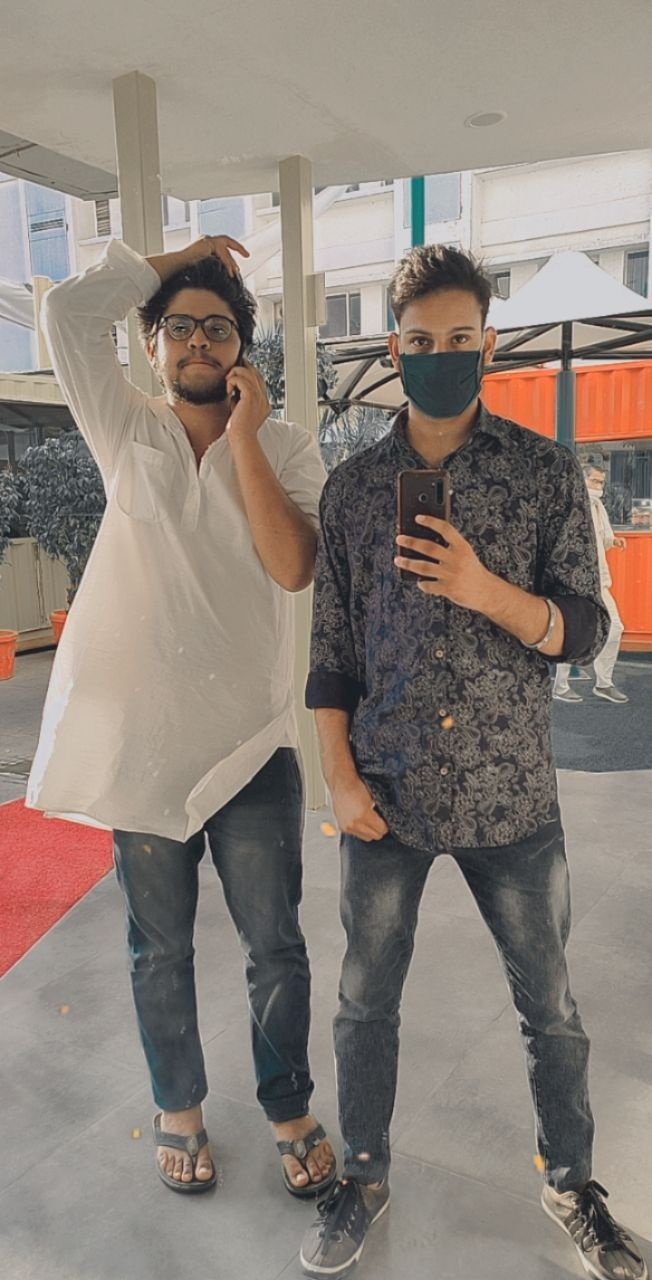
#> input picture image.jpg, 652 x 1280 px
$ python 8_ExtractRGB_colorSpace.py
#> lines starting #> are read from the running program, lines starting #| are printed output that depends on the picture
import cv2
import numpy as np

img = cv2.imread("image.jpg")
#> img is the input picture: shape (1280, 652, 3); mean B, G, R 121.2, 129.5, 140.1
cv2.imshow("Original", img)
cv2.waitKey(0)

B,G,R = cv2.split(img)
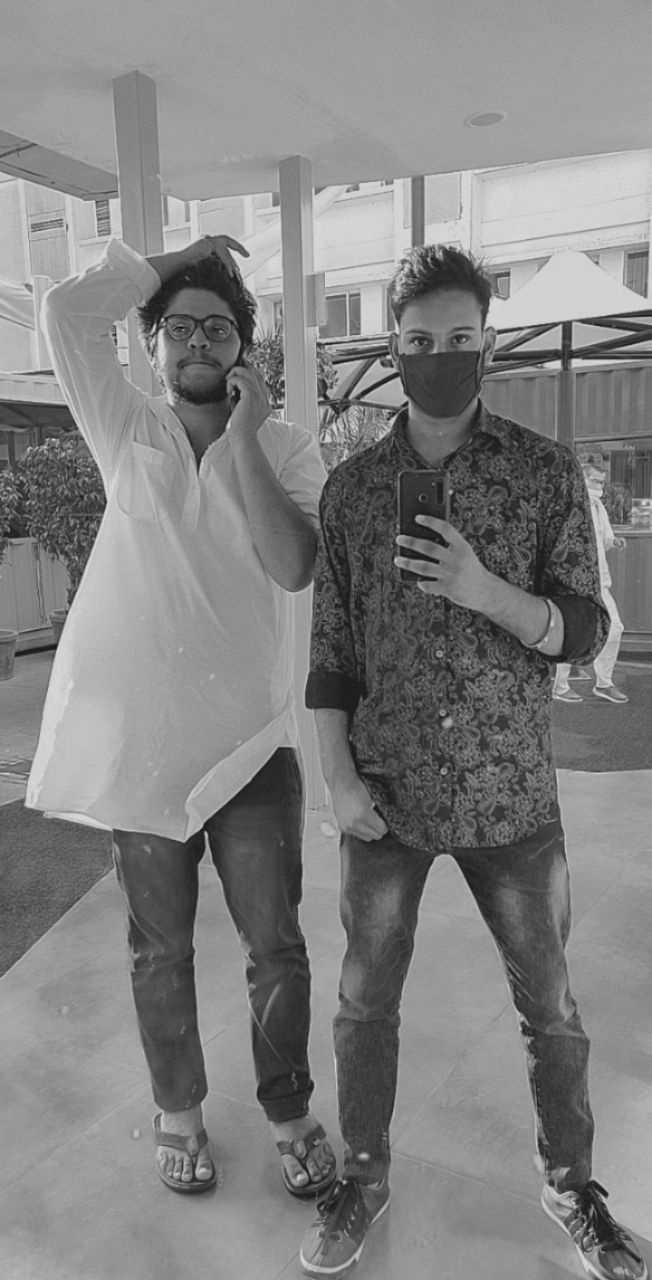
#> G: shape (1280, 652); min 14, max 226, mean 129.5
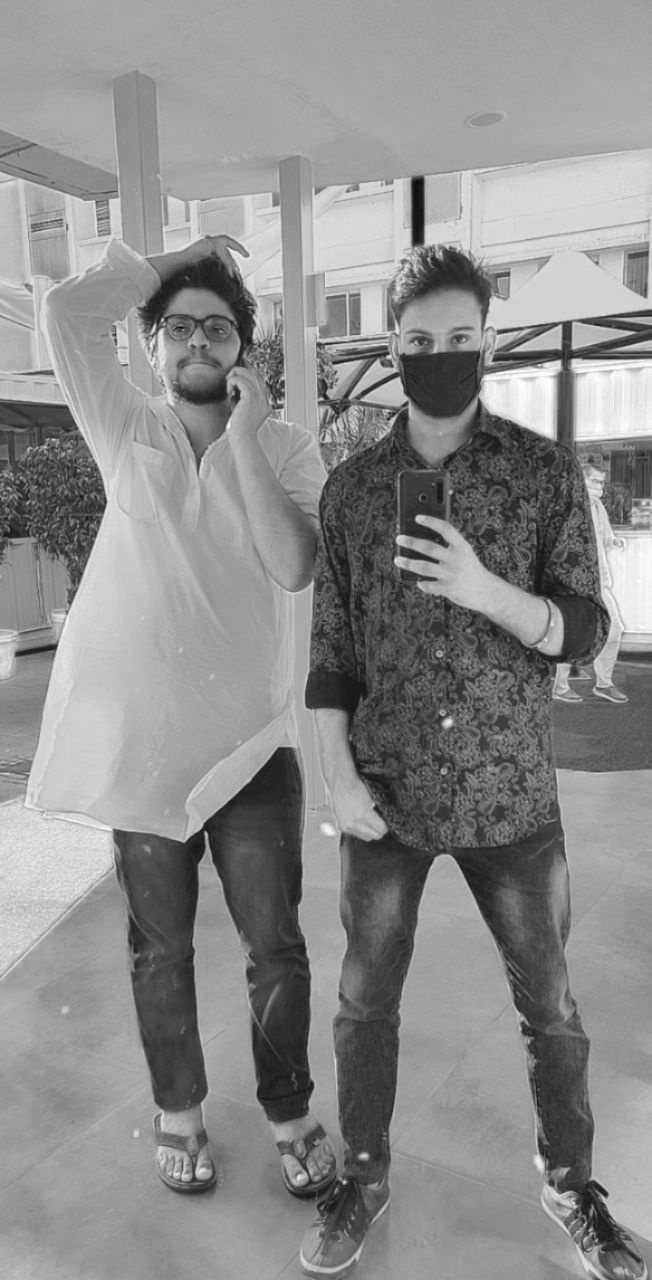
#> R: shape (1280, 652); min 8, max 255, mean 140.1
zeroes = np.zeros(img.shape[:2], dtype="uint8")

cv2.imshow("RED", cv2.merge([zeroes,zeroes,R]))
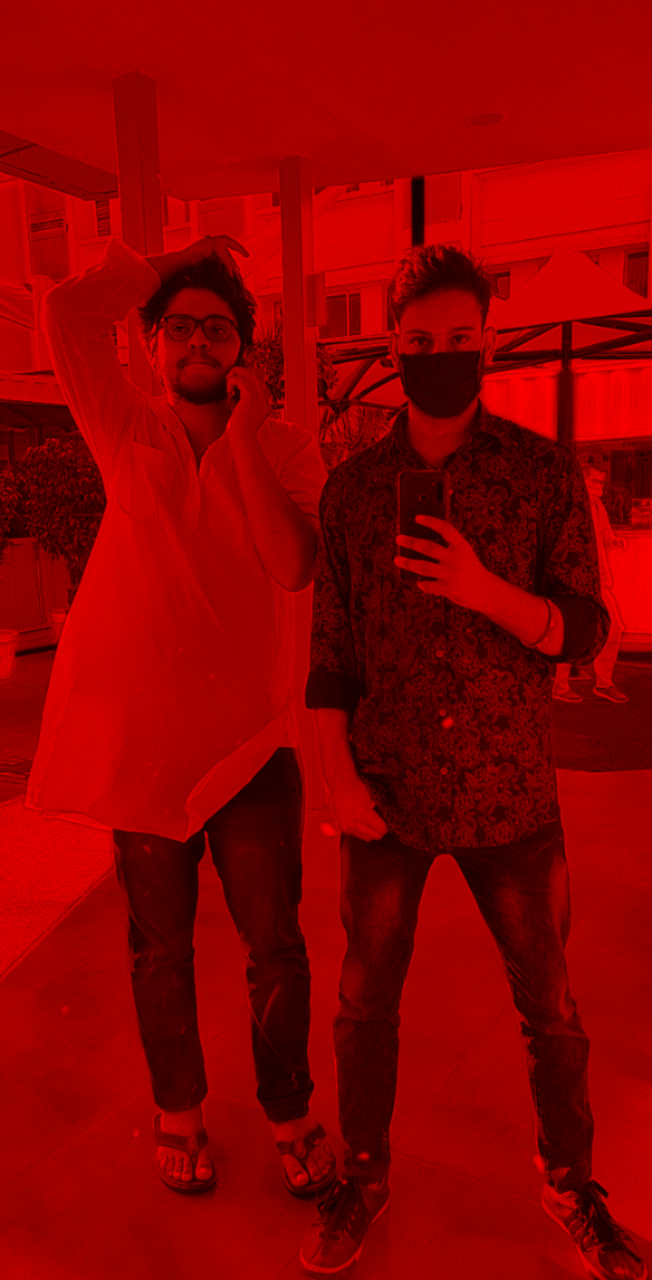
#> window 'RED': shape (1280, 652, 3); mean B, G, R 0, 0, 140.1
cv2.waitKey(0)

cv2.imshow("Green", cv2.merge([zeroes,G,zeroes]))
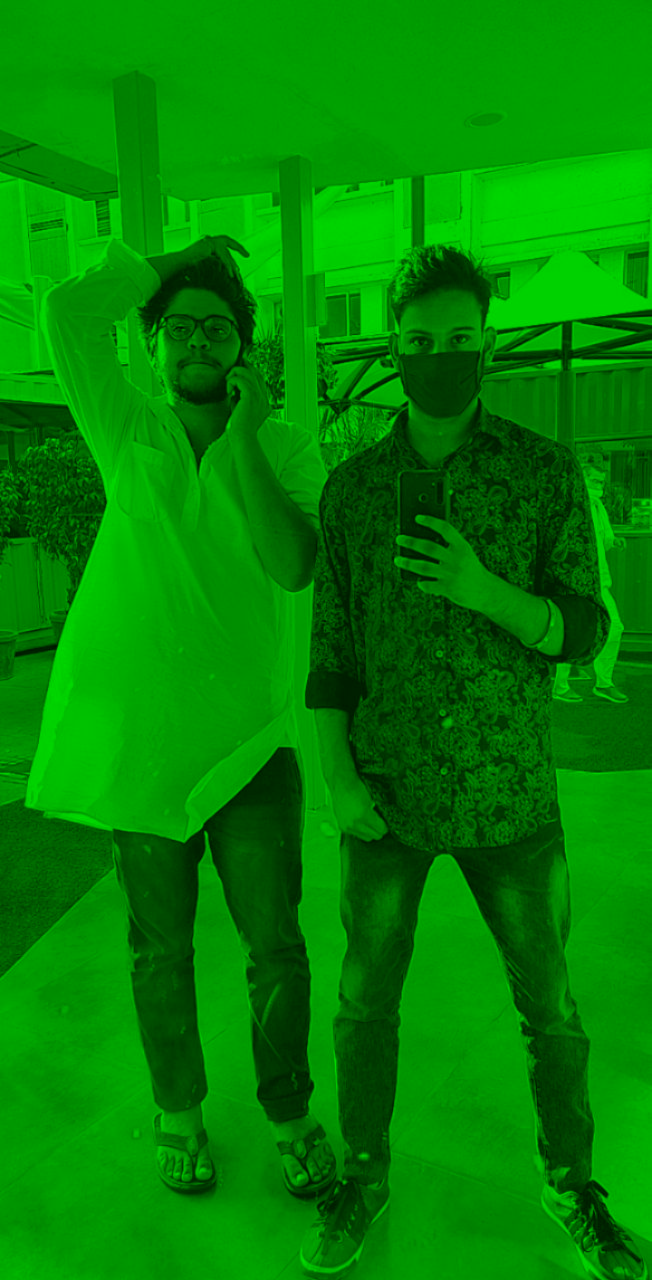
#> window 'Green': shape (1280, 652, 3); mean B, G, R 0, 129.5, 0
cv2.waitKey(0)

cv2.imshow("Blue", cv2.merge([B,zeroes,zeroes]))
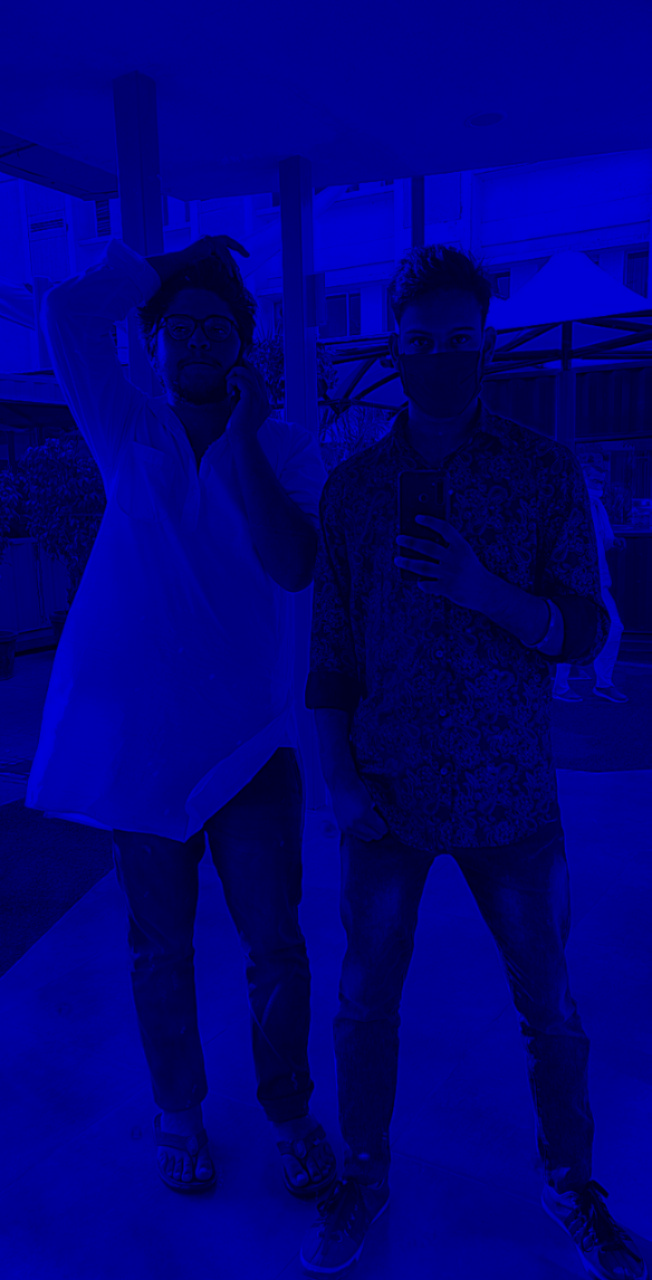
#> window 'Blue': shape (1280, 652, 3); mean B, G, R 121.2, 0, 0
cv2.waitKey(0)

cv2.destroyAllWindows()
